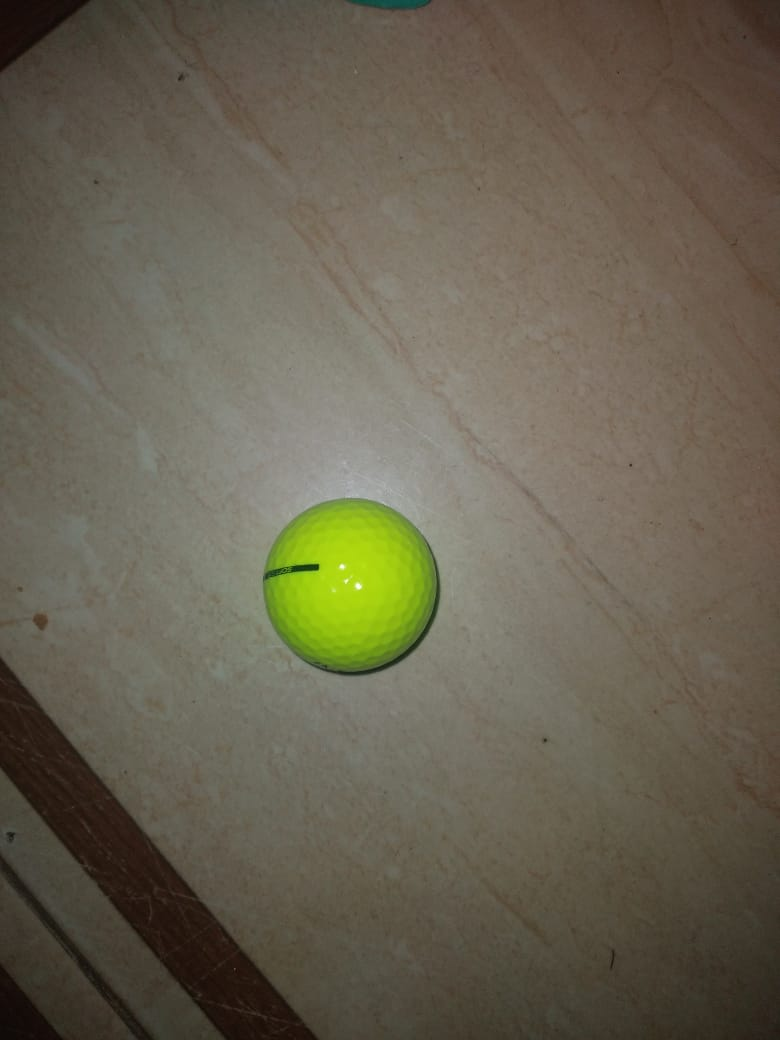
#> input picture py - Copie (2)/Ref_image.jpg, 780 x 1040 px, given in place of the camera
$ python opencv.py
#> lines starting #> are read from the running program, lines starting #| are printed output that depends on the picture; after the words box and inside, x2 and y2 are one past the last pixel; in counts of white or black regions, pixels touching at a corner belong together
import cv2
import numpy as np

# Capture vidéo
cap = cv2.VideoCapture(1)

# Structuring element
kernel = cv2.getStructuringElement(cv2.MORPH_ELLIPSE, (3, 3))

# Soustracteur de fond
fgbg = cv2.createBackgroundSubtractorMOG2(history=0, varThreshold=100, detectShadows=False)

# Boucle principale
while True:
    ret, frame1 = cap.read()
#> frame1 is the input picture: shape (1040, 780, 3); mean B, G, R 80.3, 97.3, 103.6
    if not ret:
        break

    # Redimensionnement
    frame = cv2.resize(frame1, (1364, 700), interpolation=cv2.INTER_CUBIC)
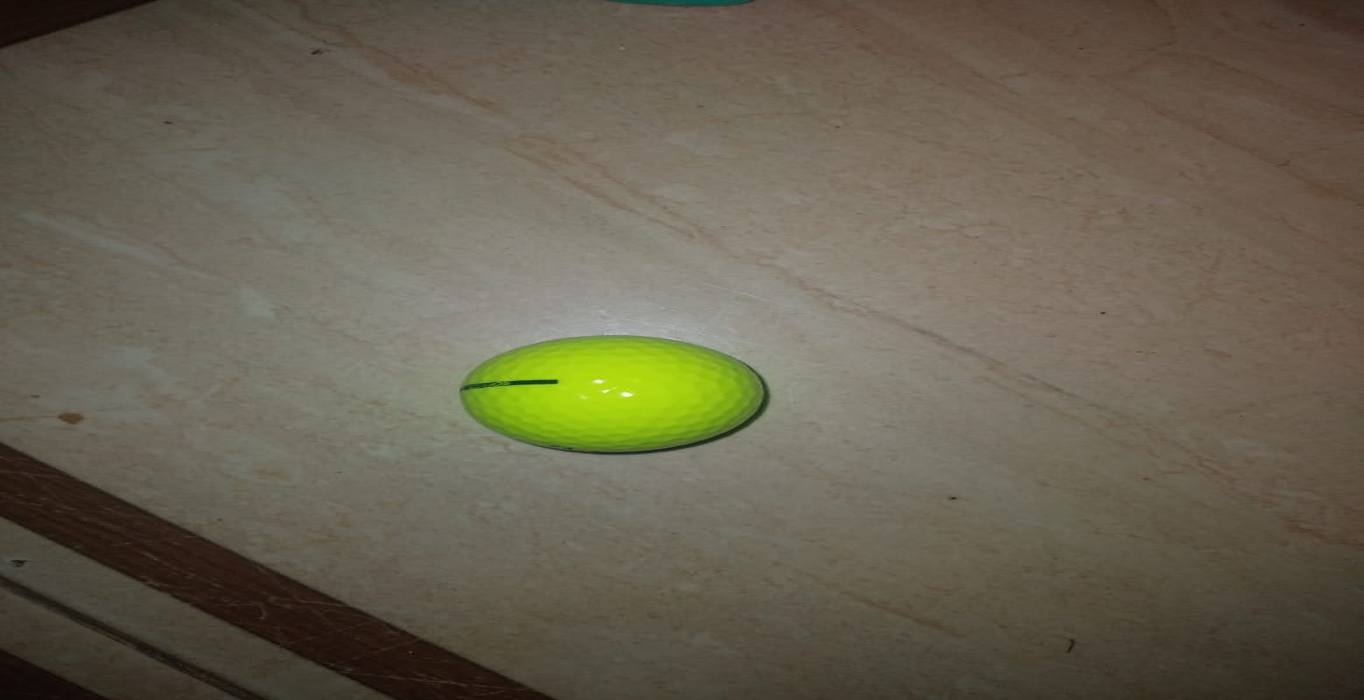
#> frame: shape (700, 1364, 3); mean B, G, R 80.3, 97.3, 103.6

    # Perspective
    width, height = 682, 350
    pts1 = np.float32([[426, 90], [940, 90], [11, 652], [1353, 652]])
    pts2 = np.float32([[0, 0], [width, 0], [0, height], [width, height]])
    matrix = cv2.getPerspectiveTransform(pts1, pts2)
    warpOutput = cv2.warpPerspective(frame, matrix, (width, height))
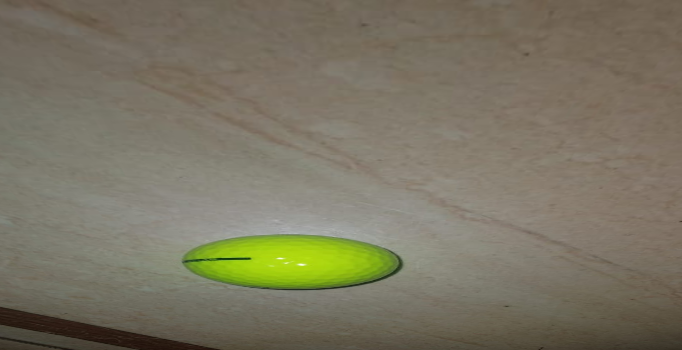
#> warpOutput: shape (350, 682, 3); mean B, G, R 98.2, 116.9, 121.9

    # Masquage ROI
    mask = np.ones_like(warpOutput, dtype=np.uint8) * 255
    roi_corners = np.array([[(0, 340), (682, 340), (682, 20), (0, 20)]], dtype=np.int32)
    cv2.fillPoly(mask, roi_corners, 0)
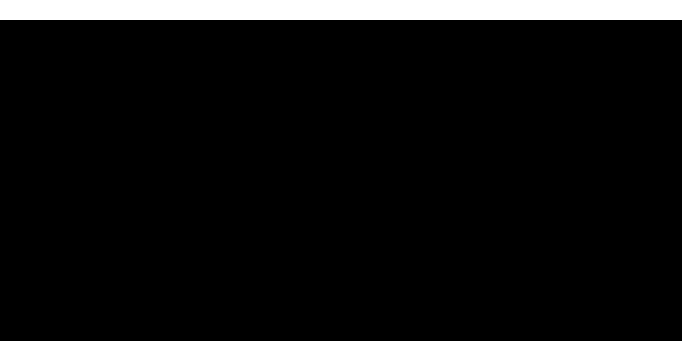
#> mask: shape (350, 682, 3); 8.3% white; 2 white regions, box (x1, y1, x2, y2) and area: (0, 0, 682, 20) 13640, (0, 341, 682, 350) 6138
    masking = cv2.bitwise_or(warpOutput, mask)
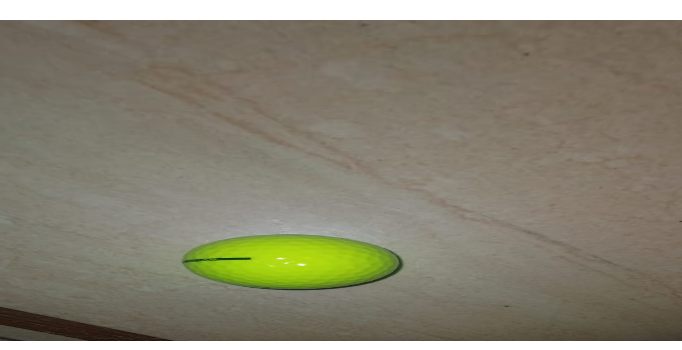
#> masking: shape (350, 682, 3); mean B, G, R 113.1, 130.6, 134.9

    # Soustraction de fond et traitement
    fgmask = fgbg.apply(masking)
#> fgmask: shape (350, 682); every value is 255
    fgmask = cv2.morphologyEx(fgmask, cv2.MORPH_OPEN, kernel)

    contours, _ = cv2.findContours(fgmask, cv2.RETR_EXTERNAL, cv2.CHAIN_APPROX_SIMPLE)
#> contours = [[[0, 0], [0, 349], [681, 349], [681, 0]]]

    # Parcourir les contours
    for contour in contours:
        if cv2.contourArea(contour) > 5:
            x, y, w, h = cv2.boundingRect(contour)
            player_img = warpOutput[y:y + h, x:x + w]
            player_hsv = cv2.cvtColor(player_img, cv2.COLOR_BGR2HSV)

            # Définition des plages HSV
            color_ranges = {
                'Purple': ([150, 150, 100], [184, 255, 255], (0, 255, 255)),
                'Yellow': ([20, 150, 100], [40, 255, 255], (0, 255, 0)),
                'Green':  ([50, 150, 100], [90, 255, 255], (255, 255, 0)),
                'Orange': ([5, 150, 100], [20, 255, 255], (255, 0, 0))
            }

            detected = False
            for name, (lower, upper, color) in color_ranges.items():
                mask = cv2.inRange(player_hsv, np.array(lower), np.array(upper))
                count = cv2.countNonZero(mask)
                if count > 5:
                    cv2.rectangle(warpOutput, (x, y), (x + w, y + h), color, 2)
                    detected = True
                    break

            if not detected:
                cv2.rectangle(warpOutput, (x, y), (x + w, y + h), (0, 0, 255), 2)
#> this loop made 1 pass
#> (contour, x, y, w, h) on pass 1: ([[0, 0], [0, 349], [681, 349], [681, 0]], 0, 0, 682, 350)
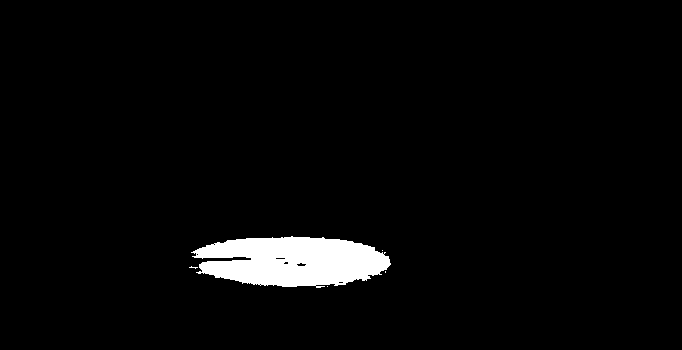
#> mask: shape (350, 682); 3.2% white; 5 white regions (4 under 20 px), largest, box (x1, y1, x2, y2) and area: (191, 236, 391, 288) 7590

    # Affichage
    cv2.imshow("Original", frame)
    cv2.imshow("Perspective", warpOutput)

    # Sortie avec 'q'
    if cv2.waitKey(10) & 0xFF == ord('q'):
#> (key q is pressed here)
        print("Video Stopped")
        break

# Nettoyage
cap.release()
cv2.destroyAllWindows()
